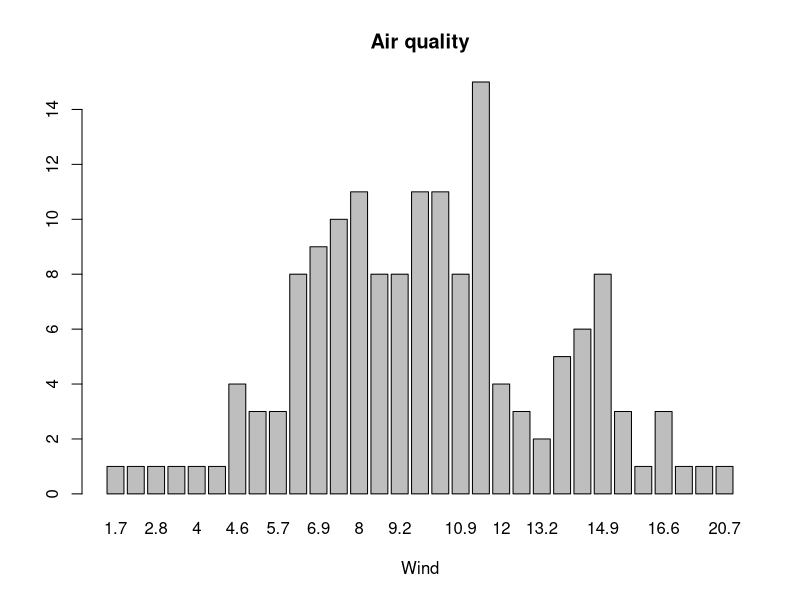
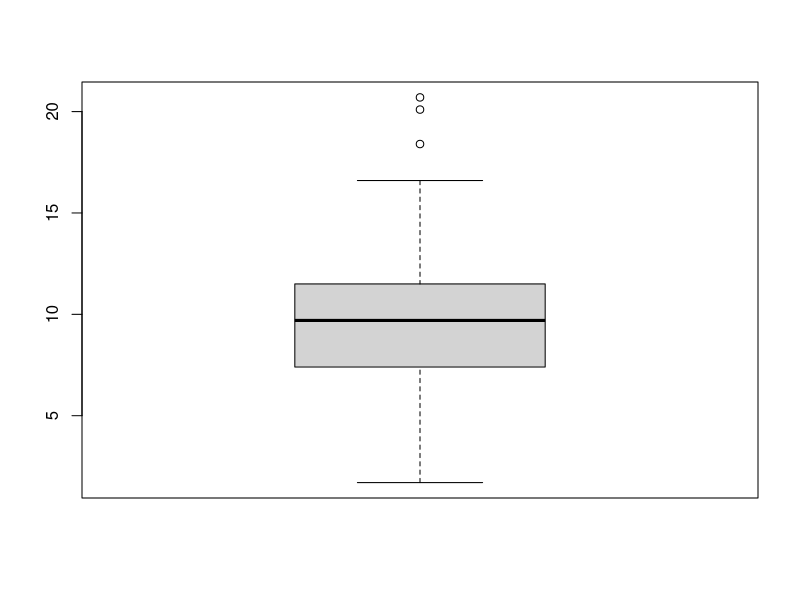
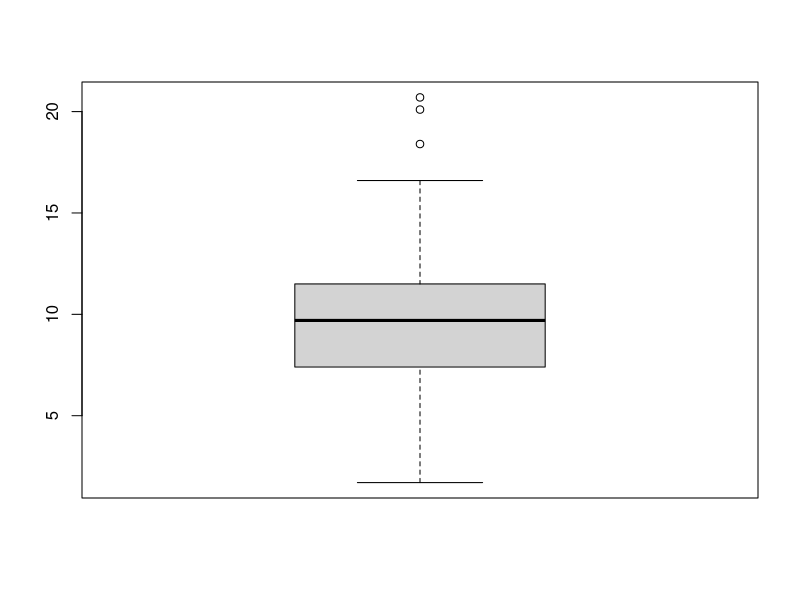
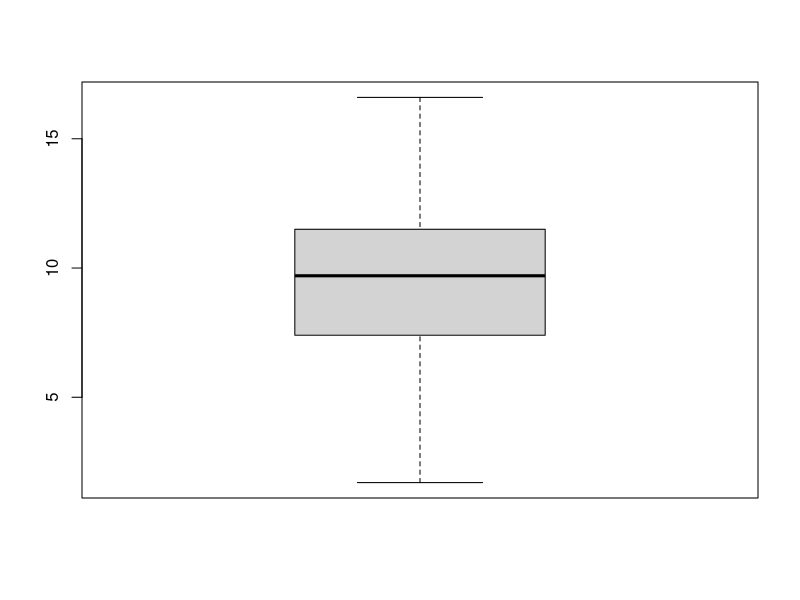

These charts were generated, in order, by the following R code:
Data <- airquality
Data
###FIRST PART ###################
##__Feature of Dataset__ 
VIEW<-View(Data)
VIEW
S_D<-sd(Data$Wind)
S_D
VAR<-var(Data$Wind)
VAR
MAXIMUM<-max(Data$Wind)
MAXIMUM
MIN<-min(Data$Wind)
MIN
HEAD<-head(Data)
HEAD
SUMMARY<-summary(Data)
SUMMARY
# compute 3sigma:

xL=mean(Data$Wind)-3*S_D
xU=mean(Data$Wind)+3*S_D
int=c(xL,xU)
int
T1=Data$Wind
T2=Data$Temp
mean(T1)
mean(T2)
Tbar1=mean(T1)
Tbar2=mean(T2) # average
s1=sd(T1) # standard deviation
s2=sd(T2)

# threesigma interval 

L1=Tbar1-3*s1
U1=Tbar1+3*s1
int1=c(L1,U1)
int1
# data normalization
z1=(T1-Tbar1)/s1
z2=(T2-Tbar2)/s2

df=data.frame(z1,z2)
View(df)


# Simple Bar Plot 
counts <- table(Data$Wind)
barplot(counts, main="Air quality", 
        xlab="Wind")


#####SECOND PART ###############
#Cleansing Data
any(is.na(Data))
clean<- Data
clean <- na.omit(clean)
View(clean)

########THIRD PART##########
#central and variational measures.
Sort <- sort(Data$Temp)
Sort
Mean <- mean(Data$Temp)
Mean
Median <- median(Data$Temp)
Median
Mode <-names(table(Data$Temp))[(table(Data$Temp))==max(table(Data$Temp))]
Mode
Summary <-summary(Data$Temp)
Summary


######FOURTH PART#############
#Box plot
boxplot(Data$Wind)
#to get the value of outliers
outliers<-boxplot(Data$Wind )$out
outliers
#### Boxplot after removing outliers#########
Data <- Data[-which(Data$Wind %in% outliers),]
boxplot(Data$Wind)